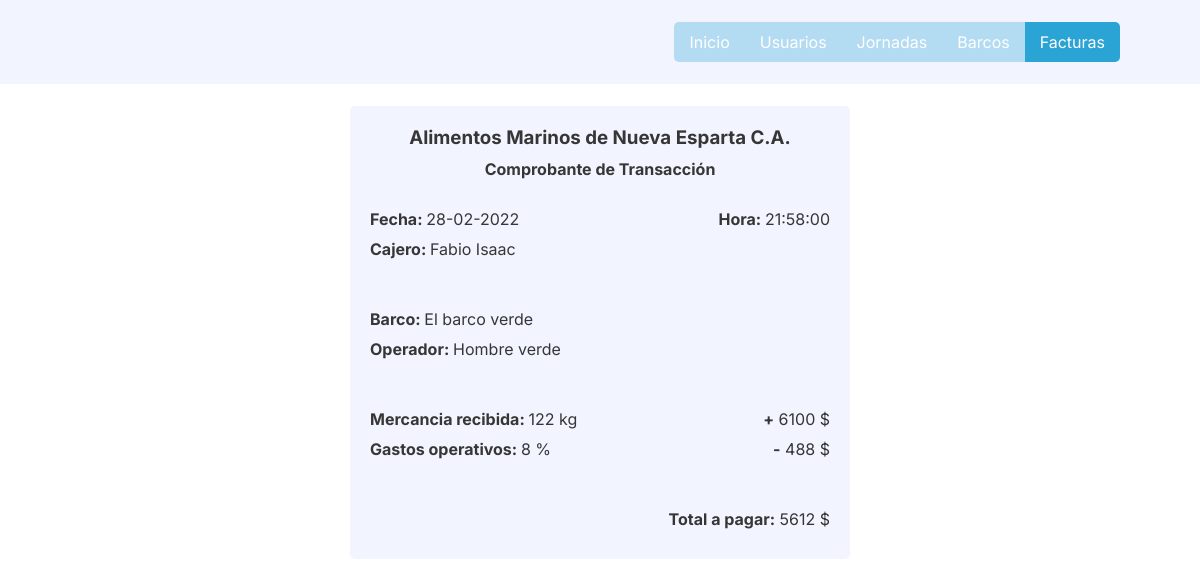
Page /facturas/ver.php?id=5 (signed in) on the committed database.
### tables this page shows
CREATE TABLE IF NOT EXISTS `facturas` (
  `id` mediumint(9) NOT NULL AUTO_INCREMENT,
  `codigo` varchar(50) NOT NULL,
  `id_jornada` mediumint(9) NOT NULL,
  `id_usuario` mediumint(9) NOT NULL,
  `id_barco` mediumint(9) NOT NULL,
  `cantidad_mercancia_kg` int(9) NOT NULL,
  `hora_generacion` time NOT NULL,
  PRIMARY KEY (`id`),
  KEY `id_jornada` (`id_jornada`),
  KEY `id_usuario` (`id_usuario`),
  KEY `id_barco` (`id_barco`)
);

CREATE TABLE IF NOT EXISTS `usuarios` (
  `id` mediumint(9) NOT NULL AUTO_INCREMENT,
  `nombre` varchar(100) NOT NULL,
  `cedula` varchar(10) NOT NULL,
  `direccion` varchar(200) NOT NULL,
  `telefono` varchar(13) NOT NULL,
  `correo` varchar(100) NOT NULL,
  `contrasena` varchar(255) NOT NULL,
  `rol` mediumint(1) NOT NULL,
  PRIMARY KEY (`id`),
  KEY `rol` (`rol`)
);

CREATE TABLE IF NOT EXISTS `barcos` (
  `id` mediumint(9) NOT NULL AUTO_INCREMENT,
  `nombre` varchar(40) NOT NULL,
  `codigo` varchar(50) NOT NULL,
  `operador` varchar(100) NOT NULL,
  `tripulacion` int(6) NOT NULL,
  `capacidad_kg` int(9) NOT NULL,
  `porcentaje_gastos_operativos` float NOT NULL,
  PRIMARY KEY (`id`)
);

CREATE TABLE IF NOT EXISTS `jornadas` (
  `id` mediumint(9) NOT NULL AUTO_INCREMENT,
  `fecha` date NOT NULL,
  `hora_inicio` time NOT NULL,
  `hora_cierre` time NOT NULL,
  `estado_clima` mediumint(1) DEFAULT NULL,
  `precio_mercancia_kg` int(5) NOT NULL,
  PRIMARY KEY (`id`),
  KEY `estado_clima` (`estado_clima`)
);

### helpers/database.php (called while the page is built, shortened)
<?php
  class Database {
    public $connection;
    public function __construct() {
      $servername = "localhost";
      $username = "root";
      $password = "";
      $dbname = "sistema_facturacion";
      $this->connection = new mysqli($servername, $username, $password, $dbname);
    }
    public function selectOne($query) {
      $result = $this->connection->query($query);
      $row = $result->fetch_assoc();
      return $row;
    }
  }
?>

### facturas/ver.php (the view, shortened to what this page needs)
<!DOCTYPE html>
<html lang="en">
<head>
  <link rel="stylesheet" href="../styles/index.css">
  <link rel="stylesheet" href="../styles/header.css">
  <link rel="stylesheet" href="../styles/facturas/ver.css">
</head>
<body>
  <?php include '../header.php'; ?>
  <?php
    try {
      if (isset($_GET['id'])) {
        $id = $_GET['id'];
        include '../helpers/database.php';
        $database = new Database();
        $factura = $database->selectOne("
          select
            facturas.id_usuario,
            facturas.codigo,
            date_format(jornadas.fecha, '%d-%m-%Y') as fecha,
            jornadas.precio_mercancia_kg,
            facturas.hora_generacion,
            facturas.cantidad_mercancia_kg,
            usuarios.nombre as nombre_cajero,
            barcos.nombre as nombre_barco,
            barcos.operador as operador_barco,
            barcos.porcentaje_gastos_operativos
          from facturas
            inner join jornadas on facturas.id_jornada = jornadas.id
            inner join usuarios on facturas.id_usuario = usuarios.id
            inner join barcos on facturas.id_barco = barcos.id
          where facturas.id=$id;
        ");
        $fecha = $factura['fecha'];
        $hora_generacion = $factura['hora_generacion'];
        $cantidad_mercancia_kg = $factura['cantidad_mercancia_kg'];
        $nombre_cajero = $factura['nombre_cajero'];
        $nombre_barco = $factura['nombre_barco'];
        $operador_barco = $factura['operador_barco'];
        $porcentaje_gastos_operativos = $factura['porcentaje_gastos_operativos'] * 100;
        $precio_mercancia_kg = $factura['precio_mercancia_kg'];
        $ganancia_bruta = $cantidad_mercancia_kg *  $precio_mercancia_kg;
        $gastos_operativos = ($porcentaje_gastos_operativos / 100) * $ganancia_bruta;
        $ganancia_neta = $ganancia_bruta - $gastos_operativos;
      } else {
        throw new Exception();
      }
    } catch (Exception $e) {
      header('Location: ../facturas.php');
    }
  ?>
  <section class="container">
    <div class="factura">
      <h3 class="title">Alimentos Marinos de Nueva Esparta C.A.</h3>
      <h4 class="subtitle">Comprobante de Transacción</h4>
      <div class="detailsContainer">
        <div class="row">
          <div>
            <span class="label">Fecha: </span>
            <?php echo $fecha ?>
          </div>
          <div>
            <span class="label">Hora: </span>
            <?php echo $hora_generacion ?>
          </div>
        </div>
        <div class="row">
          <div class="nombreCajero">
            <span class="label">Cajero: </span>
            <?php echo $nombre_cajero ?>
          </div>
        </div>
        <div class="row">
          <div>
            <span class="label">Barco: </span>
            <?php echo $nombre_barco ?>
          </div>
        </div>
        <div class="row">
          <div class="operadorBarco">
            <span class="label">Operador: </span>
            <?php echo $operador_barco ?>
          </div>
        </div>
        <div class="row">
          <div>
            <span class="label">Mercancia recibida: </span>
            <?php echo $cantidad_mercancia_kg, " kg" ?>
          </div>
          <div>
            <span class="label">+</span>
            <?php echo $ganancia_bruta, " $" ?>
          </div>
        </div>
        <div class="row">
          <div>
            <span class="label">Gastos operativos: </span>
            <?php echo $porcentaje_gastos_operativos, " %" ?>
          </div>
          <div>
            <span class="label">-</span>
            <?php echo $gastos_operativos, " $" ?>
          </div>
        </div>
        <div class="row">
          <div class="total">
            <span class="label">Total a pagar:</span>
            <?php echo $ganancia_neta, " $" ?>
          </div>
        </div>
      </div>
    </div>
  </section>
</body>
</html>

### styles/index.css (style rules this page uses)
body { color: #363636; font-family: "Inter", sans-serif; }
* { margin: 0; padding: 0; box-sizing: border-box; }
section, header, footer { padding-left: 160px; padding-right: 160px; padding-top: 22px; padding-bottom: 22px; }
@media (max-width: 1280px) { section, header, footer { padding-left: 80px; padding-right: 80px; } }

### styles/facturas/ver.css (style rules this page uses)
.container { display: flex; justify-content: center; align-items: center; }
.factura { width: 500px; background-color: #f2f5ff; padding: 20px; border-radius: 5px; }
.title { text-align: center; }
.subtitle { text-align: center; margin-top: 10px; margin-bottom: 30px; }
.label { font-weight: bold; }
.row { display: flex; justify-content: space-between; margin-bottom: 10px; }
.nombreCajero { margin-bottom: 40px; }
.operadorBarco { margin-bottom: 40px; }
.total { margin-top: 40px; }

### rows in the picture
facturas: hora_generacion "21:58:00", id_usuario.nombre "Fabio Isaac", id_barco.nombre "El barco verde", id_barco.operador "Hombre verde", cantidad_mercancia_kg "122", cantidad_mercancia_kg.precio_mercancia_kg "6100", id_barco.porcentaje_gastos_operativos "8", gastos_operativos "488", cantidad_mercancia_kg.porcentaje_gastos_operativos "5612"

### other values in the picture
$fecha "28-02-2022"
